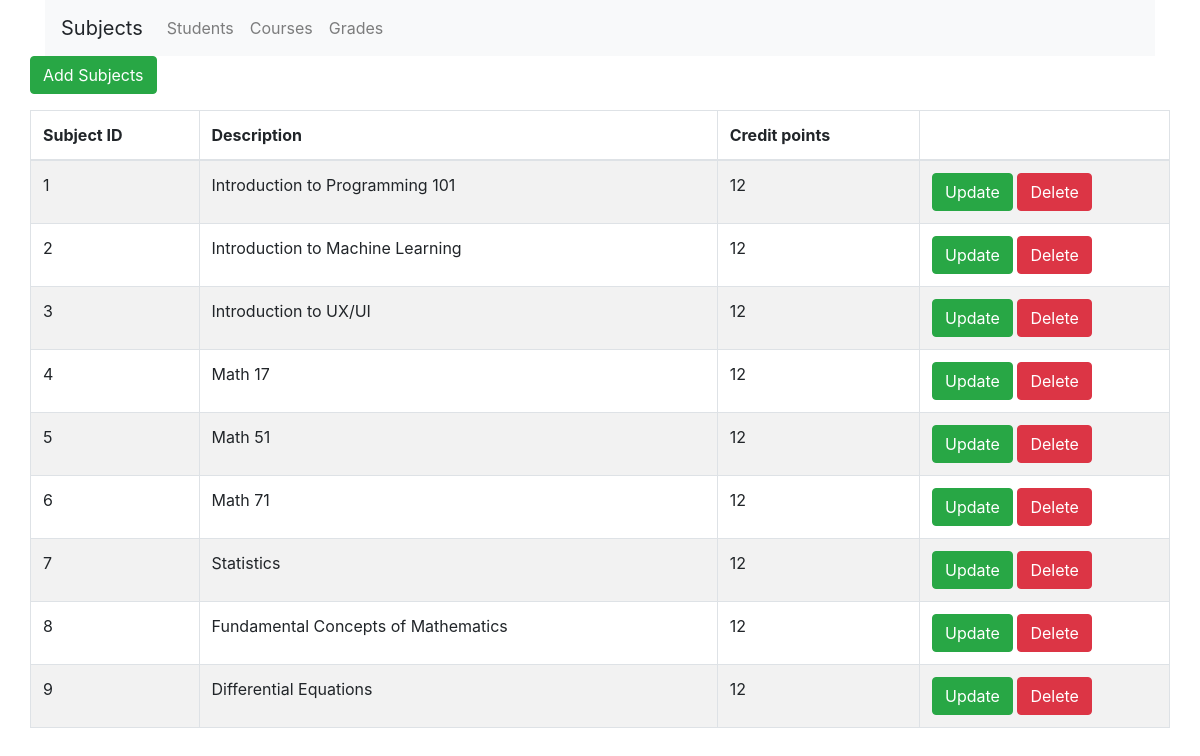
Screenshot of /subjects/index.php with the database file from the repository.
### tables this page shows
CREATE TABLE `subjects` (
  `subject_id` int(255) NOT NULL,
  `name` varchar(255) NOT NULL,
  `credit_point` int(255) NOT NULL
);

### subjects/index.php (the view, shortened to what this page needs)
<!DOCTYPE html>
<html lang="en">
<head>
    <link rel="stylesheet" href="https://stackpath.bootstrapcdn.com/bootstrap/4.1.3/css/bootstrap.min.css">
    <link   href="../css/bootstrap.min.css" rel="stylesheet">
    </head>
<body>
    <div class="container">
    <nav class="navbar navbar-expand-lg navbar-light bg-light">
              <a class="navbar-brand">Subjects</a>
              <div class="collapse navbar-collapse" id="navbarSupportedContent">
                <ul class="navbar-nav mr-auto">
                  <li class="nav-item">
                    <a class="nav-link" href="../index.php">Students</a>
                  </li>
                  <li class="nav-item">
                    <a class="nav-link" href="../courses/index.php">Courses</a>
                  </li><li class="nav-item">
                    <a class="nav-link" href="../grades/index.php">Grades</a>
                  </li>
                </ul>
              </div>
            </nav>
            <div class="row">
              <p>
                    <a href="students/create copy.php" class="btn btn-success">Add Subjects</a>
                </p>
                <table class="table table-striped table-bordered">
                  <thead>
                    <tr>
                    <th>Subject ID</th>
                      <th>Description</th>
                      <th>Credit points</th>
                      <th></th>
                    </tr>
                  </thead>
                  <tbody>
                  <?php
                   $pdo = Database::connect();
                   $sql = 'SELECT * FROM subjects ORDER BY subject_id ASC';
                   foreach ($pdo->query($sql) as $row) {
                            echo '<tr>';
                            echo '<td>'. $row['subject_id'] . '</td>';
                            echo '<td>'. $row['name'] . '</td>';
                            echo '<td>'. $row['credit_point'] . '</td>';
                            echo '<td width=250>';
                            echo '<a class="btn btn-success" href="subjects/update.php?id='.$row['subject_id'].'">Update</a>';
                            echo '<a class="btn btn-danger" href="subjects/delete.php?id='.$row['subject_id'].'">Delete</a>';
                            echo '</td>';
                            echo '</tr>';
                   }
                  ?>
                  </tbody>
            </table>
        </div>
    </div>
  </body>
</html>

### rows the page displays
subjects: subject_id "1", name "Introduction to Programming 101", credit_point "12"
subjects: subject_id "2", name "Introduction to Machine Learning", credit_point "12"
subjects: subject_id "3", name "Introduction to UX/UI", credit_point "12"
subjects: subject_id "4", name "Math 17", credit_point "12"
subjects: subject_id "5", name "Math 51", credit_point "12"
subjects: subject_id "6", name "Math 71", credit_point "12"
subjects: subject_id "7", name "Statistics", credit_point "12"
subjects: subject_id "8", name "Fundamental Concepts of Mathematics", credit_point "12"
subjects: subject_id "9", name "Differential Equations", credit_point "12"
